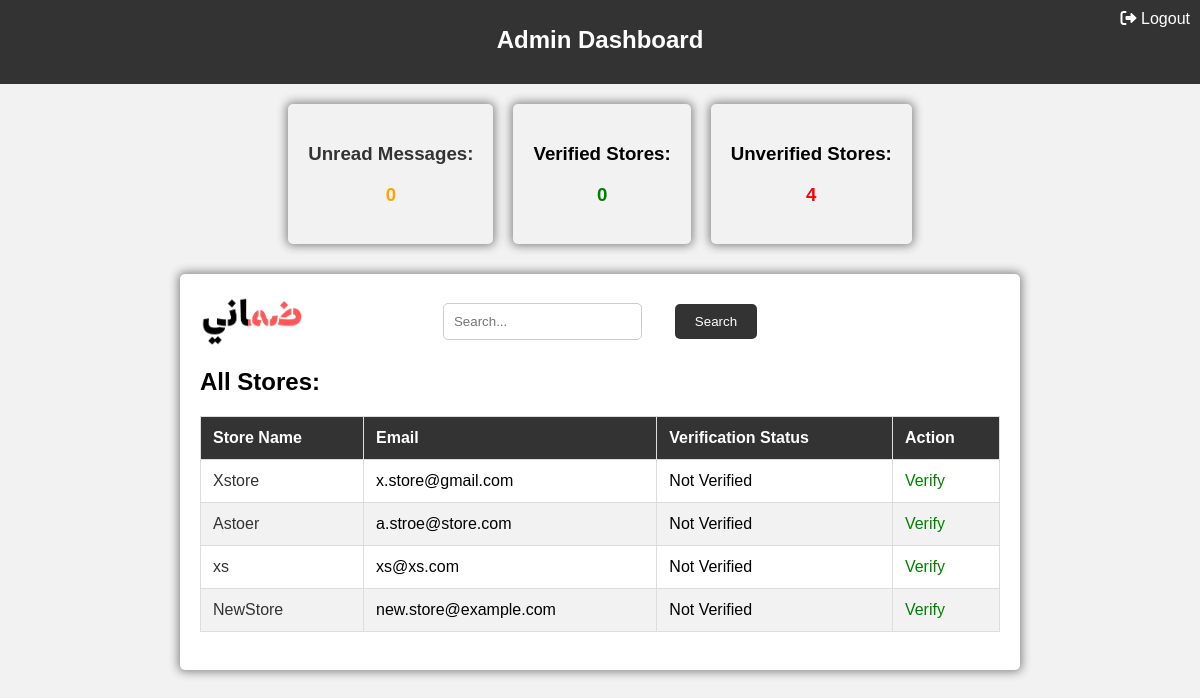
The page /admin_dashboard.php (signed in) on the database as committed earlier.
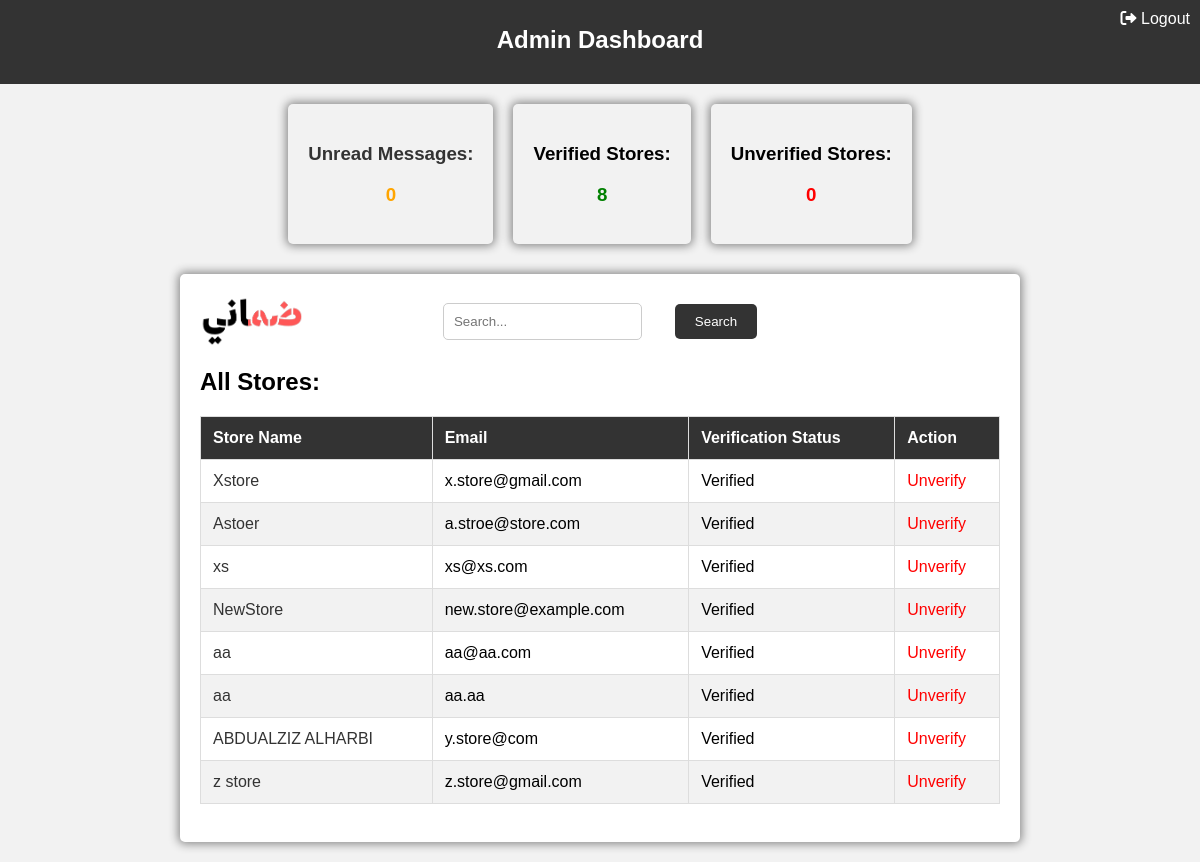
The same page on the database as committed later.
### tables this page shows
CREATE TABLE `stores` (
  `store_id` int(6) UNSIGNED NOT NULL,
  `name` varchar(30) NOT NULL,
  `email` varchar(50) NOT NULL,
  `password` varchar(255) NOT NULL,
  `verified` tinyint(1) NOT NULL DEFAULT 0
);

### admin_dashboard.php (the view, shortened to what this page needs)
<?php
$db = mysqli_connect('localhost', 'root', '', 'd-project');
$searchQuery = '';
$result = mysqli_query($db, "SELECT store_id, name, email, verified FROM stores" . $searchQuery);
$unreadCountResult = mysqli_query($db, "SELECT COUNT(*) AS unread_count FROM messages WHERE status = 0");
$unreadCountRow = mysqli_fetch_assoc($unreadCountResult);
$unreadCount = $unreadCountRow['unread_count'];
$verifiedStoresResult = mysqli_query($db, "SELECT COUNT(*) AS verified_count FROM stores WHERE verified = 1");
$verifiedStoresRow = mysqli_fetch_assoc($verifiedStoresResult);
$verifiedCount = $verifiedStoresRow['verified_count'];
$unverifiedStoresResult = mysqli_query($db, "SELECT COUNT(*) AS unverified_count FROM stores WHERE verified = 0");
$unverifiedStoresRow = mysqli_fetch_assoc($unverifiedStoresResult);
$unverifiedCount = $unverifiedStoresRow['unverified_count'];
?>
<!DOCTYPE html>
<html lang="en">
<head>
    <link rel="stylesheet" href="https://cdnjs.cloudflare.com/ajax/libs/font-awesome/6.0.0-beta3/css/all.min.css">
    <link rel="stylesheet" href="css/admin_dashboard.css">
</head>
<body>
    <header>
        <a href="admin_logout.php" class="logout-link">
            <i class="fas fa-sign-out-alt"></i> Logout
        </a>
        <h1>Admin Dashboard</h1>
    </header>
    <div class="d-container">
    <div class="container square">
        <a href="messages.php" >
        <h3>Unread Messages: </h3>
        <h3 style="color: orange;"><?php echo $unreadCount; ?></h3>
        </a>
    </div>
    <div class="container square">
        <h3>Verified Stores:</h3>
        <h3 style="color: green;"><?php echo $verifiedCount; ?></h3>
    </div>
    <div class="container square">
        <h3>Unverified Stores:</h3>
        <h3 style="color: red;"> <?php echo $unverifiedCount; ?></h3>
    </div>
</div>
    <div class="container">
        <form action="admin_dashboard.php" method="get">
        <img src="img/logo.png"class="custom-logo">
        <br><br><br>
            <input type="text" name="search" placeholder="Search..." value="<?php echo (isset($_GET['search']) ? $_GET['search'] : ''); ?>">
            <button type="submit">Search</button><br><br><br>
        </form>
        <h2>All Stores:</h2>
        <table>
            <thead>
                <tr>
                    <th>Store Name</th>
                    <th>Email</th>
                    <th>Verification Status</th>
                    <th>Action</th>
                </tr>
            </thead>
            <tbody>
                <?php while ($row = mysqli_fetch_assoc($result)) { ?>
                    <tr>
                        <td><a href='store_warranties.php?store_id=<?php echo $row['store_id']; ?>'><?php echo $row['name']; ?></a></td>
                        <td><?php echo $row['email']; ?></td>
                        <td><?php echo ($row['verified'] ? "Verified" : "Not Verified"); ?></td>
                        <td>
                            <?php
                            if ($row['verified']) {
                                echo "<a href='admin_dashboard.php?store_id=" . $row['store_id'] . "&action=unverify' style='color: red;'>Unverify</a>";
                            } else {
                                echo "<a href='admin_dashboard.php?store_id=" . $row['store_id'] . "&action=verify' style='color: green;'>Verify</a>";
                            }
                            ?>
                        </td>
                    </tr>
                <?php } ?>
            </tbody>
        </table>
        <br>
    </div>
</body>
</html>

### css/admin_dashboard.css (style rules this page uses)
body { font-family: Arial, sans-serif; margin: 0; padding: 0; background-color: #f2f2f2; }
header { background-color: #333; color: white; text-align: center; padding: 10px; position: relative; }
a.logout-link { position: absolute; top: 10px; right: 10px; text-decoration: none; color: white; }
.container { max-width: 800px; margin: 20px auto; background-color: white; padding: 20px; border-radius: 5px; box-shadow: 0px 0px 10px 2px #888888; }
h1 { font-size: 24px; font-weight: bold; margin-bottom: 20px; }
table { width: 100%; border-collapse: collapse; margin-top: 20px; }
table, th, td { border: 1px solid #ddd; }
th, td { padding: 12px; text-align: left; }
th { background-color: #333; color: white; }
tr:nth-child(even) { background-color: #f2f2f2; }
form { display: flex; justify-content: space-between; align-items: center; margin-bottom: 20px; }
input[type="text"] { padding: 10px; border: 1px solid #ccc; border-radius: 5px; margin-right: 10px; }
button { background-color: #333; color: white; border: none; border-radius: 5px; padding: 10px 20px; cursor: pointer; margin-left: -220px; }
a { text-decoration: none; color: #333; }

### admin_dashboard.php (style rules this page uses)
body { font-family: Arial, sans-serif; margin: 0; padding: 0; background-color: #f2f2f2; }
header { background-color: #333; color: white; text-align: center; padding: 10px; position: relative; }
a.logout-link { position: absolute; top: 10px; right: 10px; text-decoration: none; color: white; }
.container { max-width: 800px; margin: 20px auto; background-color: white; padding: 20px; border-radius: 5px; box-shadow: 0px 0px 10px 2px #888888; }
h1 { font-size: 24px; font-weight: bold; margin-bottom: 20px; }
table { width: 100%; border-collapse: collapse; margin-top: 20px; }
table, th, td { border: 1px solid #ddd; }
th, td { padding: 12px; text-align: left; }
th { background-color: #333; color: white; }
tr:nth-child(even) { background-color: #f2f2f2; }
form { display: flex; justify-content: space-between; align-items: center; margin-bottom: 20px; }
input[type="text"] { padding: 10px; border: 1px solid #ccc; border-radius: 5px; margin-right: 10px; }
button { background-color: #333; color: white; border: none; border-radius: 5px; padding: 10px 20px; cursor: pointer; margin-left: -220px; }
a { text-decoration: none; color: #333; }
.d-container { display: flex; justify-content: center; align-items: center; gap: 0; margin-top: 10px; }
.container.square { background-color: #f2f2f2; margin: 10px; text-align: center; }

Rows that differ between the two databases and show on the page:
changed stores "Xstore": verified "Not Verified Verify" → "Verified Unverify"
changed stores "Astoer": verified "Not Verified Verify" → "Verified Unverify"
changed stores "xs": verified "Not Verified Verify" → "Verified Unverify"
changed stores "NewStore": verified "Not Verified Verify" → "Verified Unverify"
added stores: name "aa", email "aa@aa.com", verified "Verified"
added stores: name "aa", email "aa.aa", verified "Verified"
added stores: name "ABDUALZIZ ALHARBI", email "y.store@com", verified "Verified"
added stores: name "z store", email "z.store@gmail.com", verified "Verified"
Other text that changed with them:
$verifiedCount: "0" → "8"
$unverifiedCount: "4" → "0"
